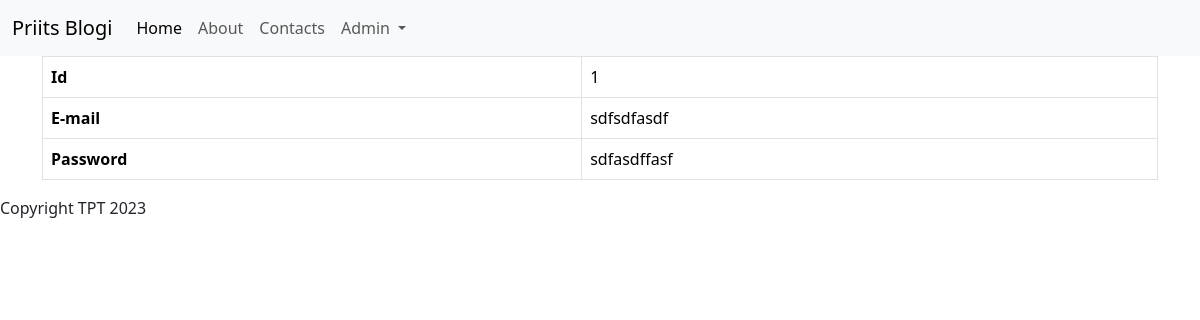
Page /admin/users/show?id=1 on the earlier database version.
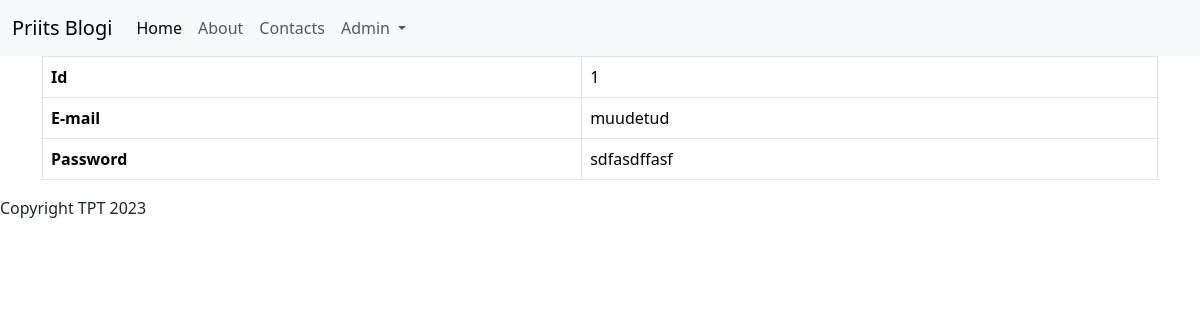
Same page on the later database version.
### tables this page shows
CREATE TABLE users
(
    id       integer
        constraint users_pk
            primary key autoincrement,
    email    text not null
        constraint users_pk2
            unique,
    password text not null
);

### src/Controllers/UsersController.php (called while the page is built, shortened)
<?php
class UsersController {
    public function show(){
        $user = User::find($_GET['id']);
        include 'views/users/show.php';
    }
}

### src/DB.php (called while the page is built, shortened)
<?php
class DB {
    public $conn;
    public function __construct()
    {
        try {
            $this->conn = new PDO("sqlite:db.sqlite");
            $this->conn->setAttribute(PDO::ATTR_ERRMODE, PDO::ERRMODE_EXCEPTION);
        } catch(PDOException $e) {
            echo "Connection failed: " . $e->getMessage();
        }
    }
    public function find($table, $class, $id){
        $stmt = $this->conn->prepare("SELECT * FROM $table WHERE id=$id");
        $stmt->execute();
        $stmt->setFetchMode(PDO::FETCH_CLASS, $class);
        return $stmt->fetch();
    }
}

### src/Models/Model.php (called while the page is built, shortened)
<?php
class Model {
    public static $table;
    public static function find($id){
        $db = new DB();
        return $db->find(static::$table, static::class, $id);
    }
}

### views/users/show.php (the view)
<?php include 'views/partials/header.php' ?>
    <table class="table table-bordered table-hover">
        <tr>
            <th>Id</th>
            <td><?=$user->id?></td>
        </tr>
        <tr>
            <th>E-mail</th>
            <td><?=$user->email?></td>
        </tr>
        <tr>
            <th>Password</th>
            <td><?=$user->password?></td>
        </tr>
    </table>
<?php include 'views/partials/footer.php' ?>

Differences in the rows shown:
changed users "sdfasdffasf": email "sdfsdfasdf" → "muudetud"
